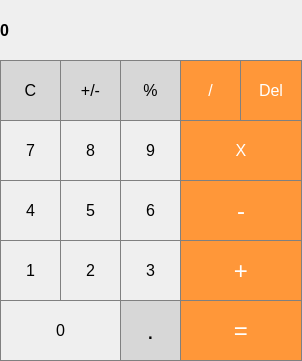
<?xml version="1.0" encoding="UTF-8"?>
<ui version="4.0">
 <class>MainWindow</class>
 <widget class="QMainWindow" name="MainWindow">
  <property name="geometry">
   <rect>
    <x>0</x>
    <y>0</y>
    <width>302</width>
    <height>361</height>
   </rect>
  </property>
  <property name="minimumSize">
   <size>
    <width>241</width>
    <height>0</height>
   </size>
  </property>
  <property name="windowTitle">
   <string>Qt Calculator DEV</string>
  </property>
  <widget class="QWidget" name="centralwidget">
   <widget class="QLabel" name="label">
    <property name="geometry">
     <rect>
      <x>0</x>
      <y>0</y>
      <width>302</width>
      <height>61</height>
     </rect>
    </property>
    <property name="font">
     <font>
      <pointsize>12</pointsize>
      <bold>true</bold>
     </font>
    </property>
    <property name="styleSheet">
     <string notr="true">QLabel {
	qproperty-alignment:'AlignVCenter | AlignRight ';
	border:1px solid gray
}

background-color:white;</string>
    </property>
    <property name="text">
     <string>0</string>
    </property>
   </widget>
   <widget class="QPushButton" name="pushButton_clear">
    <property name="geometry">
     <rect>
      <x>0</x>
      <y>60</y>
      <width>61</width>
      <height>61</height>
     </rect>
    </property>
    <property name="font">
     <font>
      <pointsize>12</pointsize>
     </font>
    </property>
    <property name="styleSheet">
     <string notr="true">QPushButton {
	background-color: rgb(215, 215, 215);
	border: 1px solid gray;
}

QPushButton:pressed {
	background-color: qlineargradient(x1: 0, y1: 0, x2: 0, y2: 1,
															stop: 0 #BEBEBE, stop: 1 #D7D7D7);
}</string>
    </property>
    <property name="text">
     <string>C</string>
    </property>
   </widget>
   <widget class="QPushButton" name="pushButton_signs">
    <property name="geometry">
     <rect>
      <x>60</x>
      <y>60</y>
      <width>61</width>
      <height>61</height>
     </rect>
    </property>
    <property name="font">
     <font>
      <pointsize>12</pointsize>
     </font>
    </property>
    <property name="styleSheet">
     <string notr="true">QPushButton {
	background-color: rgb(215, 215, 215);
	border: 1px solid gray;
}

QPushButton:pressed {
	background-color: qlineargradient(x1: 0, y1: 0, x2: 0, y2: 1,
															stop: 0 #BEBEBE, stop: 1 #D7D7D7);
}</string>
    </property>
    <property name="text">
     <string>+/-</string>
    </property>
   </widget>
   <widget class="QPushButton" name="pushButton_percent">
    <property name="geometry">
     <rect>
      <x>120</x>
      <y>60</y>
      <width>61</width>
      <height>61</height>
     </rect>
    </property>
    <property name="font">
     <font>
      <pointsize>12</pointsize>
     </font>
    </property>
    <property name="styleSheet">
     <string notr="true">QPushButton {
	background-color: rgb(215, 215, 215);
	border: 1px solid gray;
}

QPushButton:pressed {
	background-color: qlineargradient(x1: 0, y1: 0, x2: 0, y2: 1,
															stop: 0 #BEBEBE, stop: 1 #D7D7D7);
}</string>
    </property>
    <property name="text">
     <string>%</string>
    </property>
   </widget>
   <widget class="QPushButton" name="pushButton_divide">
    <property name="geometry">
     <rect>
      <x>180</x>
      <y>60</y>
      <width>61</width>
      <height>61</height>
     </rect>
    </property>
    <property name="font">
     <font>
      <pointsize>12</pointsize>
     </font>
    </property>
    <property name="styleSheet">
     <string notr="true">QPushButton {
	background-color: rgb(255, 151, 57);
	color: white;
	border: 1px solid gray;
}

QPushButton:pressed {
	background-color: qlineargradient(x1: 0, y1: 0, x2: 0, y2: 0,
															stop: 0 #FF7832, stop: 1 #FF9739);
}</string>
    </property>
    <property name="text">
     <string>/</string>
    </property>
   </widget>
   <widget class="QPushButton" name="pushButton_multiply">
    <property name="geometry">
     <rect>
      <x>180</x>
      <y>120</y>
      <width>122</width>
      <height>61</height>
     </rect>
    </property>
    <property name="font">
     <font>
      <pointsize>12</pointsize>
     </font>
    </property>
    <property name="styleSheet">
     <string notr="true">QPushButton {
	background-color: rgb(255, 151, 57);
	color: white;
	border: 1px solid gray;
}

QPushButton:pressed {
	background-color: qlineargradient(x1: 0, y1: 0, x2: 0, y2: 0,
															stop: 0 #FF7832, stop: 1 #FF9739);
}</string>
    </property>
    <property name="text">
     <string>X</string>
    </property>
   </widget>
   <widget class="QPushButton" name="pushButton_num9">
    <property name="geometry">
     <rect>
      <x>120</x>
      <y>120</y>
      <width>61</width>
      <height>61</height>
     </rect>
    </property>
    <property name="font">
     <font>
      <pointsize>12</pointsize>
     </font>
    </property>
    <property name="styleSheet">
     <string notr="true">QPushButton {
	border: 1px solid gray;
}

QPushButton:pressed {
	background-color: qlineargradient(x1: 0, y1: 0, x2: 0, y2: 1,
																stop: 0 #dadbde, stop: 1 #f6f7fa);
}</string>
    </property>
    <property name="text">
     <string>9</string>
    </property>
   </widget>
   <widget class="QPushButton" name="pushButton_num8">
    <property name="geometry">
     <rect>
      <x>60</x>
      <y>120</y>
      <width>61</width>
      <height>61</height>
     </rect>
    </property>
    <property name="font">
     <font>
      <pointsize>12</pointsize>
     </font>
    </property>
    <property name="styleSheet">
     <string notr="true">QPushButton {
	border: 1px solid gray;
}

QPushButton:pressed {
	background-color: qlineargradient(x1: 0, y1: 0, x2: 0, y2: 1,
																stop: 0 #dadbde, stop: 1 #f6f7fa);
}</string>
    </property>
    <property name="text">
     <string>8</string>
    </property>
   </widget>
   <widget class="QPushButton" name="pushButton_num7">
    <property name="geometry">
     <rect>
      <x>0</x>
      <y>120</y>
      <width>61</width>
      <height>61</height>
     </rect>
    </property>
    <property name="font">
     <font>
      <pointsize>12</pointsize>
     </font>
    </property>
    <property name="styleSheet">
     <string notr="true">QPushButton {
	border: 1px solid gray;
}

QPushButton:pressed {
	background-color: qlineargradient(x1: 0, y1: 0, x2: 0, y2: 1,
																stop: 0 #dadbde, stop: 1 #f6f7fa);
}</string>
    </property>
    <property name="text">
     <string>7</string>
    </property>
   </widget>
   <widget class="QPushButton" name="pushButton_minus">
    <property name="geometry">
     <rect>
      <x>180</x>
      <y>180</y>
      <width>122</width>
      <height>61</height>
     </rect>
    </property>
    <property name="font">
     <font>
      <pointsize>18</pointsize>
     </font>
    </property>
    <property name="styleSheet">
     <string notr="true">QPushButton {
	background-color: rgb(255, 151, 57);
	color: white;
	border: 1px solid gray;
}

QPushButton:pressed {
	background-color: qlineargradient(x1: 0, y1: 0, x2: 0, y2: 0,
															stop: 0 #FF7832, stop: 1 #FF9739);
}</string>
    </property>
    <property name="text">
     <string>-</string>
    </property>
   </widget>
   <widget class="QPushButton" name="pushButton_num6">
    <property name="geometry">
     <rect>
      <x>120</x>
      <y>180</y>
      <width>61</width>
      <height>61</height>
     </rect>
    </property>
    <property name="font">
     <font>
      <pointsize>12</pointsize>
     </font>
    </property>
    <property name="styleSheet">
     <string notr="true">QPushButton {
	border: 1px solid gray;
}

QPushButton:pressed {
	background-color: qlineargradient(x1: 0, y1: 0, x2: 0, y2: 1,
																stop: 0 #dadbde, stop: 1 #f6f7fa);
}</string>
    </property>
    <property name="text">
     <string>6</string>
    </property>
   </widget>
   <widget class="QPushButton" name="pushButton_num5">
    <property name="geometry">
     <rect>
      <x>60</x>
      <y>180</y>
      <width>61</width>
      <height>61</height>
     </rect>
    </property>
    <property name="font">
     <font>
      <pointsize>12</pointsize>
     </font>
    </property>
    <property name="styleSheet">
     <string notr="true">QPushButton {
	border: 1px solid gray;
}

QPushButton:pressed {
	background-color: qlineargradient(x1: 0, y1: 0, x2: 0, y2: 1,
																stop: 0 #dadbde, stop: 1 #f6f7fa);
}</string>
    </property>
    <property name="text">
     <string>5</string>
    </property>
   </widget>
   <widget class="QPushButton" name="pushButton_num4">
    <property name="geometry">
     <rect>
      <x>0</x>
      <y>180</y>
      <width>61</width>
      <height>61</height>
     </rect>
    </property>
    <property name="font">
     <font>
      <pointsize>12</pointsize>
     </font>
    </property>
    <property name="styleSheet">
     <string notr="true">QPushButton {
	border: 1px solid gray;
}

QPushButton:pressed {
	background-color: qlineargradient(x1: 0, y1: 0, x2: 0, y2: 1,
																stop: 0 #dadbde, stop: 1 #f6f7fa);
}</string>
    </property>
    <property name="text">
     <string>4</string>
    </property>
   </widget>
   <widget class="QPushButton" name="pushButton_plus">
    <property name="geometry">
     <rect>
      <x>180</x>
      <y>240</y>
      <width>122</width>
      <height>61</height>
     </rect>
    </property>
    <property name="font">
     <font>
      <pointsize>18</pointsize>
     </font>
    </property>
    <property name="styleSheet">
     <string notr="true">QPushButton {
	background-color: rgb(255, 151, 57);
	color: white;
	border: 1px solid gray;
}

QPushButton:pressed {
	background-color: qlineargradient(x1: 0, y1: 0, x2: 0, y2: 0,
															stop: 0 #FF7832, stop: 1 #FF9739);
}</string>
    </property>
    <property name="text">
     <string>+</string>
    </property>
   </widget>
   <widget class="QPushButton" name="pushButton_num3">
    <property name="geometry">
     <rect>
      <x>120</x>
      <y>240</y>
      <width>61</width>
      <height>61</height>
     </rect>
    </property>
    <property name="font">
     <font>
      <pointsize>12</pointsize>
     </font>
    </property>
    <property name="styleSheet">
     <string notr="true">QPushButton {
	border: 1px solid gray;
}

QPushButton:pressed {
	background-color: qlineargradient(x1: 0, y1: 0, x2: 0, y2: 1,
																stop: 0 #dadbde, stop: 1 #f6f7fa);
}</string>
    </property>
    <property name="text">
     <string>3</string>
    </property>
   </widget>
   <widget class="QPushButton" name="pushButton_num2">
    <property name="geometry">
     <rect>
      <x>60</x>
      <y>240</y>
      <width>61</width>
      <height>61</height>
     </rect>
    </property>
    <property name="font">
     <font>
      <pointsize>12</pointsize>
     </font>
    </property>
    <property name="styleSheet">
     <string notr="true">QPushButton {
	border: 1px solid gray;
}

QPushButton:pressed {
	background-color: qlineargradient(x1: 0, y1: 0, x2: 0, y2: 1,
																stop: 0 #dadbde, stop: 1 #f6f7fa);
}</string>
    </property>
    <property name="text">
     <string>2</string>
    </property>
   </widget>
   <widget class="QPushButton" name="pushButton_num1">
    <property name="geometry">
     <rect>
      <x>0</x>
      <y>240</y>
      <width>61</width>
      <height>61</height>
     </rect>
    </property>
    <property name="font">
     <font>
      <pointsize>12</pointsize>
     </font>
    </property>
    <property name="styleSheet">
     <string notr="true">QPushButton {
	border: 1px solid gray;
}

QPushButton:pressed {
	background-color: qlineargradient(x1: 0, y1: 0, x2: 0, y2: 1,
																stop: 0 #dadbde, stop: 1 #f6f7fa);
}</string>
    </property>
    <property name="text">
     <string>1</string>
    </property>
   </widget>
   <widget class="QPushButton" name="pushButton_equals">
    <property name="geometry">
     <rect>
      <x>180</x>
      <y>300</y>
      <width>122</width>
      <height>61</height>
     </rect>
    </property>
    <property name="font">
     <font>
      <pointsize>18</pointsize>
     </font>
    </property>
    <property name="styleSheet">
     <string notr="true">QPushButton {
	background-color: rgb(255, 151, 57);
	color: white;
	border: 1px solid gray;
}

QPushButton:pressed {
	background-color: qlineargradient(x1: 0, y1: 0, x2: 0, y2: 0,
															stop: 0 #FF7832, stop: 1 #FF9739);
}</string>
    </property>
    <property name="text">
     <string>=</string>
    </property>
   </widget>
   <widget class="QPushButton" name="pushButton_float">
    <property name="geometry">
     <rect>
      <x>120</x>
      <y>300</y>
      <width>61</width>
      <height>61</height>
     </rect>
    </property>
    <property name="font">
     <font>
      <pointsize>18</pointsize>
     </font>
    </property>
    <property name="styleSheet">
     <string notr="true">QPushButton {
	background-color: rgb(215, 215, 215);
	border: 1px solid gray;
}

QPushButton:pressed {
	background-color: qlineargradient(x1: 0, y1: 0, x2: 0, y2: 1,
															stop: 0 #BEBEBE, stop: 1 #D7D7D7);
}</string>
    </property>
    <property name="text">
     <string>.</string>
    </property>
   </widget>
   <widget class="QPushButton" name="pushButton_num0">
    <property name="geometry">
     <rect>
      <x>0</x>
      <y>300</y>
      <width>121</width>
      <height>61</height>
     </rect>
    </property>
    <property name="font">
     <font>
      <pointsize>12</pointsize>
     </font>
    </property>
    <property name="styleSheet">
     <string notr="true">QPushButton {
	border: 1px solid gray;
}

QPushButton:pressed {
	background-color: qlineargradient(x1: 0, y1: 0, x2: 0, y2: 1,
																stop: 0 #dadbde, stop: 1 #f6f7fa);
}</string>
    </property>
    <property name="text">
     <string>0</string>
    </property>
   </widget>
   <widget class="QPushButton" name="pushButton_del">
    <property name="geometry">
     <rect>
      <x>240</x>
      <y>60</y>
      <width>62</width>
      <height>61</height>
     </rect>
    </property>
    <property name="font">
     <font>
      <pointsize>12</pointsize>
     </font>
    </property>
    <property name="styleSheet">
     <string notr="true">QPushButton {
	background-color: rgb(255, 151, 57);
	color: white;
	border: 1px solid gray;
}

QPushButton:pressed {
	background-color: qlineargradient(x1: 0, y1: 0, x2: 0, y2: 0,
															stop: 0 #FF7832, stop: 1 #FF9739);
}</string>
    </property>
    <property name="text">
     <string>Del</string>
    </property>
   </widget>
  </widget>
 </widget>
 <resources/>
 <connections/>
</ui>
